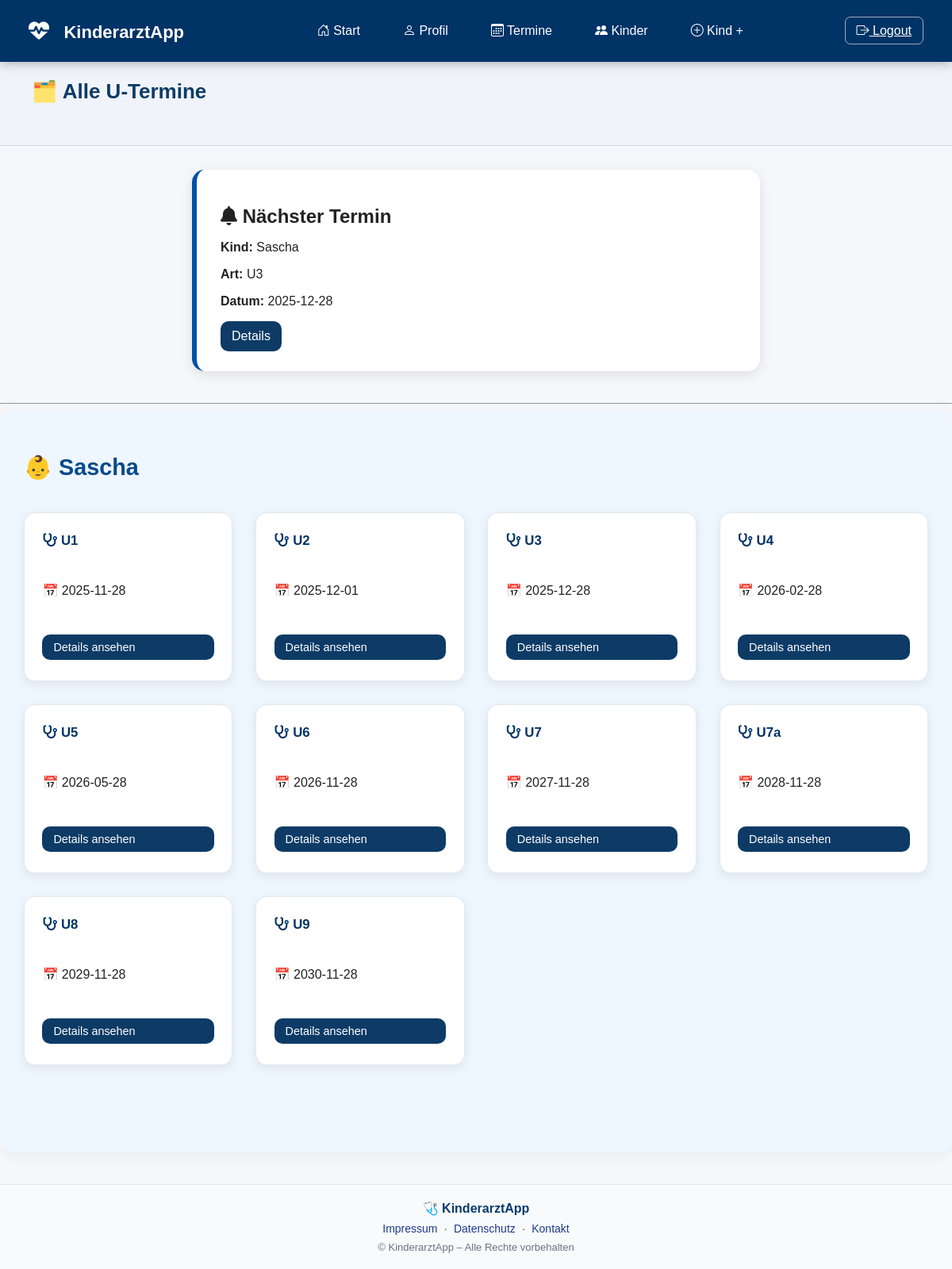
The app's page /termine (signed in) with its own data.
### modelle.py (models this page shows)
class Kind(db.Model):
    id = db.Column(db.Integer, primary_key=True)
    name = db.Column(db.String, nullable=False)
    geburt = db.Column(db.String, nullable=False)
    eltern_id = db.Column(db.Integer, db.ForeignKey("eltern.id"), nullable=False)
    termine = db.relationship("Termin", backref="kind", lazy=True)

class Termin(db.Model):
    id = db.Column(db.Integer, primary_key=True)
    art = db.Column(db.String(10), nullable=False)
    datum = db.Column(db.String, nullable=False)
    bestaetigtes_datum = db.Column(db.String, nullable=True)
    erledigt = db.Column(db.Boolean, default=False)
    kind_id = db.Column(db.Integer, db.ForeignKey("kind.id"), nullable=False)

### app.py (the view)
@app.route("/termine")
@login_required
def termine():
    from datetime import date
    eltern = get_current_parent()
    if not eltern:
        return redirect(url_for("home"))
    kinder = Kind.query.filter_by(eltern_id=eltern.id).all()
    gruppen = {}
    for kind in kinder:
        termine_kind = (
            Termin.query
            .filter_by(kind_id=kind.id)
            .order_by(Termin.datum.asc())
            .all()
        )
        gruppen[kind.name] = termine_kind
    heute = date.today().strftime("%Y-%m-%d")
    alle_termine = []
    for liste in gruppen.values():
        alle_termine.extend(liste)
    alle_termine.sort(key=lambda t: t.datum)
    naechster = None
    for t in alle_termine:
        if not t.erledigt and t.datum >= heute:
            naechster = t
            break
    return render_template(
        "termine.html",
        gruppen=gruppen,
        naechster=naechster,
        heute=heute
    )

### app.py (called while the page is built)
@app.context_processor
def inject_user_status():
    return {
        "is_logged_in": "user_id" in session
    }

def login_required(f):
    @wraps(f)
    def wrapper(*args, **kwargs):
        if "user_id" not in session:
            return redirect(url_for("login"))
        return f(*args, **kwargs)
    return wrapper

def get_current_parent():
    if "user_id" not in session:
        return None
    return Eltern.query.filter_by(user_id=session["user_id"]).first()

### templates/termine.html (shortened to what this page needs)
{% extends "base.html" %}
{% block content %}
<div class="page-title-section">
    <h1 class="page-title">🗂️ Alle U-Termine</h1>
</div>
{% if naechster %}
<div class="next-box">
    <h2><i class="fas fa-bell"></i> Nächster Termin</h2>
    <p><strong>Kind:</strong> {{ naechster.kind.name }}</p>
    <p><strong>Art:</strong> {{ naechster.art }}</p>
    <p><strong>Datum:</strong> {{ naechster.datum }}</p>
    <a href="{{ url_for('termin_detail', id=naechster.id) }}" class="btn-details">Details</a>
</div>
{% endif %}
<hr class="divider">
{% for kindname, termlist in gruppen.items() %}
<div class="kind-section">
    <h2 class="kind-header">
        👶 {{ kindname }}
    </h2>
    <div class="termin-grid">
        {% for t in termlist %}
        <div class="termin-card fade-in">
            <div class="termin-title">
                <i class="fas fa-stethoscope"></i>
                {{ t.art }}
            </div>
            <div class="termin-info">
                📅 {{ t.datum }}
            </div>
            <a href="{{ url_for('termin_detail', id=t.id) }}" class="btn-termin">
                Details ansehen
            </a>
        </div>
        {% endfor %}
    </div>
</div>
{% endfor %}
{% endblock %}

### templates/base.html (shortened to what this page needs)
<!DOCTYPE html>
<html lang="de">
<head>
    <link rel="stylesheet" href="{{ url_for('static', filename='style.css') }}">
    <link rel="stylesheet" href="https://cdn.jsdelivr.net/npm/bootstrap-icons@1.10.5/font/bootstrap-icons.css">
    <link rel="stylesheet" href="https://cdnjs.cloudflare.com/ajax/libs/font-awesome/6.4.0/css/all.min.css">
</head>
<body>
<nav class="navbar">
    <div class="nav-left">
        <i class="logo-icon fas fa-heartbeat"></i>
        <span class="brand">KinderarztApp</span>
    </div>
<ul class="nav-center">
    <li><a href="{{ url_for('home') }}"><i class="bi bi-house-door"></i> Start</a></li>
    <li><a href="{{ url_for('eltern_profil') }}"><i class="bi bi-person"></i> Profil</a></li>
    <li><a href="{{ url_for('termine') }}"><i class="bi bi-calendar3"></i> Termine</a></li>
    <li><a href="{{ url_for('kinder_liste') }}"><i class="bi bi-people-fill"></i> Kinder</a></li>
    <li><a href="{{ url_for('kind_neu') }}"><i class="bi bi-plus-circle"></i> Kind +</a></li>
</ul>
    <div class="nav-right">
        {% if is_logged_in %}
            <a class="logout-btn" href="{{ url_for('logout') }}">
                <i class="bi bi-box-arrow-right"></i> Logout
            </a>
        {% else %}
            <a class="logout-btn" href="{{ url_for('login') }}">
                <i class="bi bi-box-arrow-in-right"></i> Login
            </a>
        {% endif %}
    </div>
</nav>
<div class="content">
    {% block content %}{% endblock %}
</div>
{% include 'footer.html' %}
</body>
</html>

### templates/footer.html
<footer class="app-footer">
    <div class="footer-content">
        <span class="footer-logo">🩺 KinderarztApp</span>
        <span class="footer-links">
            <a href="#">Impressum</a>
            ·
            <a href="#">Datenschutz</a>
            ·
            <a href="#">Kontakt</a>
        </span>
        <span class="footer-copy">
            © {{ current_year }} KinderarztApp – Alle Rechte vorbehalten
        </span>
    </div>
</footer>

### static/style.css (style rules this page uses)
body { margin: 0; font-family: Arial, sans-serif; background: #f5f7fa; color: #222; }
h1, h2 { margin-bottom: 12px; }
.fade-in { animation: fade .4s ease; }
.navbar { background: #003366; color: white; display: flex; justify-content: space-between; align-items: center; padding: 14px 36px; height: 64px; position: sticky; top: 0; z-index: 1000; box-shadow: 0 3px 12px rgba(0,0,0,0.25); }
.nav-center { display: flex; gap: 30px; list-style: none; }
.nav-center li a { color: white; text-decoration: none; padding: 8px 12px; border-radius: 6px; }
.logout-btn { padding: 8px 14px; border: 1px solid rgba(255,255,255,0.6); border-radius: 7px; color: white; }
.page-title-section { background: #f0f4fa; padding: 22px 40px; margin-bottom: 30px; border-bottom: 1px solid #d5dce5; }
.page-title { font-size: 26px; font-weight: 700; margin: 0; }
.next-box { max-width: 650px; margin: 0 auto 40px auto; background: #ffffff; border-left: 6px solid #0050a8; padding: 25px 30px; border-radius: 16px; box-shadow: 0 4px 16px rgba(0,0,0,0.10); }
.btn-details { background: #0d3b66; padding: 10px 14px; border-radius: 10px; display: inline-block; color: white; text-decoration: none; }
.termin-grid { display: grid; grid-template-columns: repeat(auto-fit, minmax(250px, 1fr)); gap: 1.8rem; max-width: 1200px; margin: 0 auto 80px auto; padding-top: 20px; }
.termin-card { background: #ffffff; border-radius: 14px; padding: 1.6rem 1.4rem; box-shadow: 0 4px 14px rgba(0,0,0,0.08); border: 1px solid #e4e8ef; transition: 0.25s ease; height: 160px; display: flex; flex-direction: column; justify-content: space-between; }
.termin-title { font-weight: bold; margin-bottom: .5rem; color: #003366; font-size: 1.05rem; }
.btn-termin { margin-top: .8rem; display: inline-block; padding: 8px 14px; background: #0d3b66; color: white; border-radius: 10px; text-decoration: none; font-size: 0.9rem; }
.navbar .brand { font-size: 22px; font-weight: 700; margin-left: 8px; }
.logo-icon { font-size: 26px; margin-right: 6px; }
.app-footer { width: 100%; background: #f8fafc; border-top: 1px solid #e3e7ee; padding: 20px 0; margin-top: 40px; text-align: center; color: #4b5563; font-size: 14px; }
.footer-content { max-width: 1200px; margin: auto; padding: 0 20px; }
.footer-logo { font-size: 16px; font-weight: 600; color: #0a3a6b; display: block; margin-bottom: 8px; }
.footer-links a { color: #1e3a8a; text-decoration: none; margin: 0 4px; transition: color 0.2s ease; }
.footer-copy { display: block; margin-top: 8px; color: #6b7280; font-size: 13px; }
html, body { height: 100%; }
body { display: flex; flex-direction: column; }
.app-footer { margin-top: auto; }
a { color: #0b488e; }
.page-title { font-size: 26px; margin-bottom: 25px; font-weight: 700; color: #0d3b66; display: flex; align-items: center; gap: 10px; }
.page-title { text-align: center; margin-bottom: 30px; }
.kind-header { font-size: 1.8rem; font-weight: 700; margin-bottom: 20px; color: #064a8c; }

### templates/termine.html (style rules this page uses)
.kind-section { background: #eef6ff; padding: 30px; border-radius: 16px; margin-bottom: 40px; box-shadow: 0 4px 20px rgba(0,0,0,0.05); }
.kind-header { font-size: 1.8rem; font-weight: 700; margin-bottom: 20px; color: #064a8c; }

### records on screen
Kind: kind.name "Sascha", name "Sascha"
Termin: art "U3", datum "2025-12-28"
Termin: art "U1", datum "2025-11-28"
Termin: art "U2", datum "2025-12-01"
Termin: art "U4", datum "2026-02-28"
Termin: art "U5", datum "2026-05-28"
Termin: art "U6", datum "2026-11-28"
Termin: art "U7", datum "2027-11-28"
Termin: art "U7a", datum "2028-11-28"
Termin: art "U8", datum "2029-11-28"
Termin: art "U9", datum "2030-11-28"
